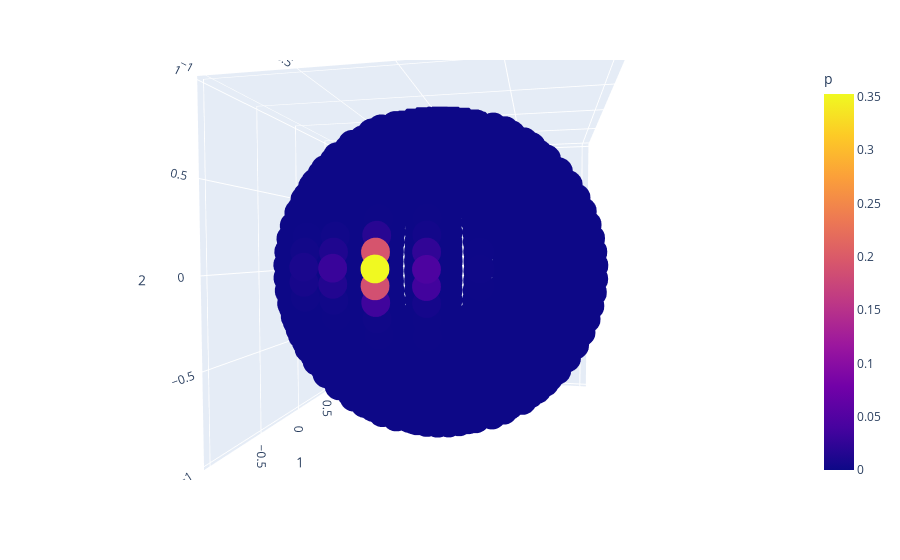

Notebook source saved alongside this figure:
### Code cell
df=pd.DataFrame(angle_bin_vector[0])
df['p']=pd.Series(pred_mod[2].tolist())
df['s']=4

fig = px.scatter_3d(df, x=0, y=1, z=2,color="p")
fig.update_traces(marker_size=10)
fig.show()

### Figure 1 — Plotly figure (JSON) as saved in the notebook; plotly's stock layout.template omitted (floating-point values rounded to 4 significant figures; data arrays with more than 128 entries replaced by an {"elided": "..."} marker saying what was removed)
{"data": [{"hovertemplate": "0=%{x}<br>1=%{y}<br>2=%{z}<br>p=%{marker.color}<extra></extra>", "legendgroup": "", "marker": {"color": {"elided": "576 float values"}, "coloraxis": "coloraxis", "symbol": "circle", "size": 10}, "mode": "markers", "name": "", "scene": "scene", "showlegend": false, "x": {"elided": "576 float values"}, "y": {"elided": "576 float values"}, "z": {"elided": "576 float values"}, "type": "scatter3d"}], "layout": {"scene": {"domain": {"x": [0, 1], "y": [0, 1]}, "xaxis": {"title": {"text": "0"}, "type": "linear"}, "yaxis": {"title": {"text": "1"}, "type": "linear"}, "zaxis": {"title": {"text": "2"}, "type": "linear"}, "aspectratio": {"x": 1.01, "y": 1.01, "z": 0.9802}, "aspectmode": "auto", "camera": {"up": {"x": 0, "y": 0, "z": 1}, "center": {"x": 0, "y": 0, "z": 0}, "eye": {"x": 0.3267, "y": -1.621, "z": 0.06155}, "projection": {"type": "perspective"}}}, "coloraxis": {"colorbar": {"title": {"text": "p"}}, "colorscale": [[0, "#0d0887"], [0.1111, "#46039f"], [0.2222, "#7201a8"], [0.3333, "#9c179e"], [0.4444, "#bd3786"], [0.5556, "#d8576b"], [0.6667, "#ed7953"], [0.7778, "#fb9f3a"], [0.8889, "#fdca26"], [1, "#f0f921"]]}, "legend": {"tracegroupgap": 0}, "margin": {"t": 60}, "autosize": true}}
